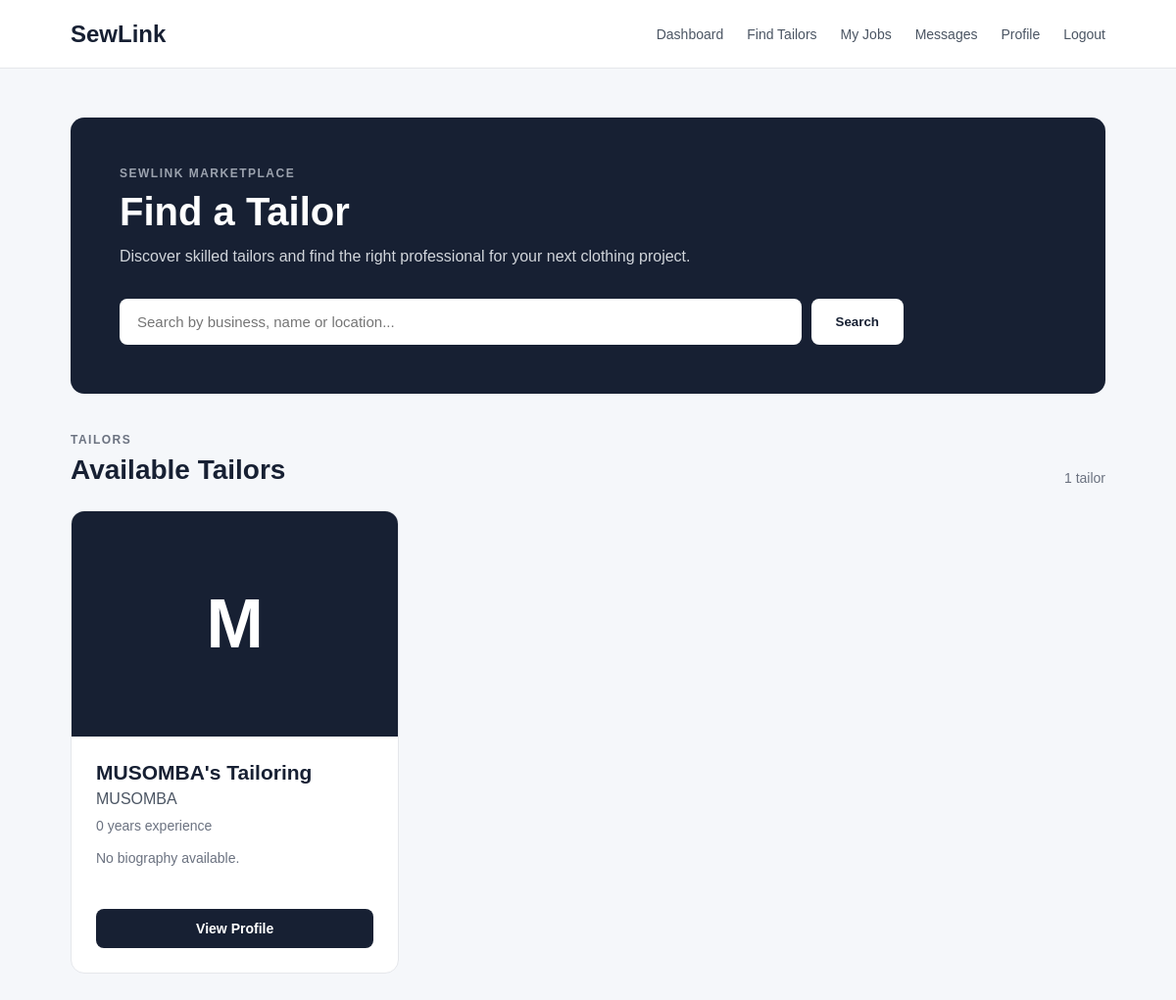
Page /customer/tailors/ (signed in) on the committed database.
### TailorApp/models.py (models this page shows, shortened)
class TailorProfile(models.Model):
    user = models.OneToOneField(User, on_delete=models.CASCADE, related_name='tailor_profile')
    business_name = models.CharField(max_length=150)
    full_name = models.CharField(max_length=150)
    phone = models.CharField(max_length=20)
    location = models.CharField(max_length=150)
    profile_picture = models.ImageField(upload_to='tailor_profiles/', blank=True, null=True)
    bio = models.TextField(blank=True)
    experience_years = models.PositiveIntegerField(default=0)
    skills = models.ManyToManyField(Skill, blank=True, related_name='tailors')
    is_verified = models.BooleanField(default=False)
    is_available = models.BooleanField(default=True)
    created_at = models.DateTimeField(auto_now_add=True)
    updated_at = models.DateTimeField(auto_now=True)

### CustomerApp/views.py (the view)
# urls.py: path('tailors/', views.tailor_search, name='tailor_search'),
@login_required
def tailor_search(request):
    query = request.GET.get('q', '').strip()
    tailors = TailorProfile.objects.all().order_by('-created_at')
    if query:
        tailors = tailors.filter(
            models.Q(business_name__icontains=query) |
            models.Q(full_name__icontains=query) |
            models.Q(location__icontains=query)
        )
    return render(request, 'CustomerApp/tailor_search.html', {'tailors': tailors, 'query': query})

### CustomerApp/templates/CustomerApp/tailor_search.html (shortened to what this page needs)
{% load static %}
<!DOCTYPE html>
<html lang="en">
<head>
    <link rel="stylesheet" href="{% static 'css/tailor_search.css' %}">
</head>
<body>
    <header class="navbar">
        <div class="logo">SewLink</div>
        <nav>
            <a href="{% url 'CustomerApp:dashboard' %}">Dashboard</a>
            <a href="{% url 'CustomerApp:tailor_search' %}">Find Tailors</a>
            <a href="#">My Jobs</a>
            <a href="#">Messages</a>
            <a href="{% url 'CustomerApp:profile' %}">Profile</a>
            <a href="{% url 'AuthenticationApp:logout' %}">Logout</a>
        </nav>
    </header>
    <main class="page-container">
        <section class="hero">
            <p class="eyebrow">SEWLINK MARKETPLACE</p>
            <h1>Find a Tailor</h1>
            <p>
                Discover skilled tailors and find the right professional
                for your next clothing project.
            </p>
            <form method="GET" class="search-form">
                <input
                    type="text"
                    name="q"
                    value="{{ query }}"
                    placeholder="Search by business, name or location..."
                >
                <button type="submit">Search</button>
            </form>
        </section>
        <section class="results-section">
            <div class="results-header">
                <div>
                    <p class="eyebrow">TAILORS</p>
                    {% if query %}
                        <h2>Search results for "{{ query }}"</h2>
                    {% else %}
                        <h2>Available Tailors</h2>
                    {% endif %}
                </div>
                <span>{{ tailors|length }} tailor{{ tailors|length|pluralize }}</span>
            </div>
            {% if tailors %}
                <div class="tailor-grid">
                    {% for tailor in tailors %}
                        <article class="tailor-card">
                            <div class="image-container">
                                {% if tailor.profile_picture %}
                                    <img
                                        src="{{ tailor.profile_picture.url }}"
                                        alt="{{ tailor.business_name }}"
                                    >
                                {% else %}
                                    <div class="profile-placeholder">
                                        {{ tailor.business_name|first|upper }}
                                    </div>
                                {% endif %}
                            </div>
                            <div class="tailor-content">
                                <h3>{{ tailor.business_name }}</h3>
                                <p class="tailor-name">
                                    {{ tailor.full_name }}
                                </p>
                                <p class="experience">
                                    {{ tailor.experience_years }} years experience
                                </p>
                                {% if tailor.bio %}
                                    <p class="bio">
                                        {{ tailor.bio|truncatewords:20 }}
                                    </p>
                                {% else %}
                                    <p class="bio">
                                        No biography available.
                                    </p>
                                {% endif %}
                                <a href="{% url 'CustomerApp:tailor_detail' tailor.id %}" class="profile-button">View Profile</a>
                            </div>
                        </article>
                    {% endfor %}
                </div>
            {% endif %}
        </section>
    </main>
</body>
</html>

### static/css/tailor_search.css (style rules this page uses)
* { margin: 0; padding: 0; box-sizing: border-box; }
body { font-family: Arial, sans-serif; background: #f5f7fa; color: #172033; }
.navbar { min-height: 70px; background: #ffffff; border-bottom: 1px solid #e5e7eb; display: flex; align-items: center; justify-content: space-between; padding: 0 6%; }
.logo { font-size: 24px; font-weight: 700; }
.navbar nav { display: flex; align-items: center; gap: 24px; }
.navbar nav a { color: #4b5563; text-decoration: none; font-size: 14px; }
.page-container { width: 88%; max-width: 1400px; margin: 0 auto; padding: 50px 0; }
.hero { background: #172033; color: #ffffff; padding: 50px; border-radius: 14px; margin-bottom: 40px; }
.eyebrow { font-size: 12px; font-weight: 700; letter-spacing: 1.5px; color: #6b7280; }
.hero .eyebrow { color: #9ca3af; }
.hero h1 { font-size: 40px; margin: 10px 0; }
.hero > p:not(.eyebrow) { color: #d1d5db; max-width: 650px; line-height: 1.6; margin-bottom: 30px; }
.search-form { display: flex; max-width: 800px; gap: 10px; }
.search-form input { flex: 1; padding: 15px 18px; border: none; border-radius: 8px; font-size: 15px; outline: none; }
.search-form button { padding: 15px 25px; background: #ffffff; color: #172033; border: none; border-radius: 8px; cursor: pointer; font-weight: 600; }
.results-section { width: 100%; }
.results-header { display: flex; align-items: flex-end; justify-content: space-between; margin-bottom: 25px; }
.results-header h2 { font-size: 28px; margin-top: 8px; }
.results-header > span { color: #6b7280; font-size: 14px; }
.tailor-grid { display: grid; grid-template-columns: repeat(3, 1fr); gap: 25px; }
.tailor-card { background: #ffffff; border: 1px solid #e5e7eb; border-radius: 14px; overflow: hidden; transition: transform 0.2s ease, box-shadow 0.2s ease; }
.image-container { height: 230px; background: #e5e7eb; }
.profile-placeholder { width: 100%; height: 100%; background: #172033; color: #ffffff; display: flex; align-items: center; justify-content: center; font-size: 70px; font-weight: 700; }
.tailor-content { padding: 25px; }
.tailor-content h3 { font-size: 21px; margin-bottom: 6px; }
.tailor-name { color: #4b5563; margin-bottom: 10px; }
.experience { color: #6b7280; font-size: 14px; margin-bottom: 15px; }
.bio { color: #6b7280; font-size: 14px; line-height: 1.5; min-height: 42px; }
.profile-button { display: block; text-align: center; background: #172033; color: #ffffff; text-decoration: none; padding: 12px; border-radius: 8px; margin-top: 20px; font-size: 14px; font-weight: 600; }

### rows in the picture
TailorProfile: business_name|first "M", business_name "MUSOMBA's Tailoring", full_name "MUSOMBA", experience_years "0", bio "No biography available."

### other values in the picture
{{ tailors|length }} "1"
